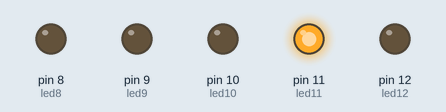
Recording of a sketch running on a simulated Arduino Uno, built with avr-gcc and run on an emulated ATmega328P. Shown: output pins drawn as LEDs (lit = HIGH).

Above: at 0.2 s.
At 1.7 s:
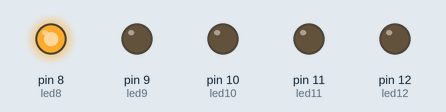
At 3.45 s:
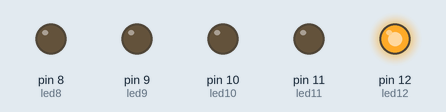
At 6.6 s:
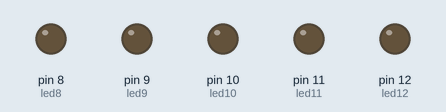
Timing chart, 0 to 8.6 s (numbered marks = the images above):
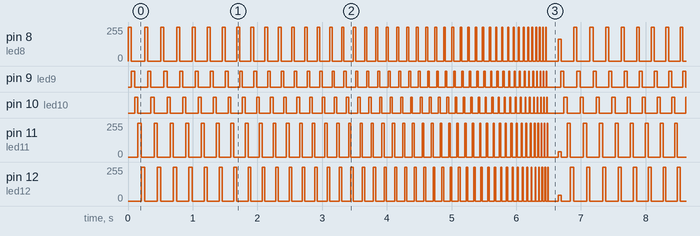

The sketch:

63010870_interrupt03.ino
```cpp
int led8 = 8;
int led9 =9;
int led10 =10;
int led11 =11;
int led12 =12;

void setup() {
pinMode(led8, OUTPUT);
pinMode(led9, OUTPUT);
pinMode(led10, OUTPUT);
pinMode(led11, OUTPUT);
pinMode(led12, OUTPUT);

}

void loop() {
  for (int i=51; i>0; i--)
{
digitalWrite(led8, HIGH);
delay(i);
digitalWrite(led8, LOW);
digitalWrite(led9, HIGH);
delay(i);
digitalWrite(led9, LOW);
digitalWrite(led10, HIGH);
delay(i);
digitalWrite(led10, LOW);
digitalWrite(led11, HIGH);
delay(i);
digitalWrite(led11, LOW);
digitalWrite(led12, HIGH);
delay(i);
digitalWrite(led12, LOW);
}

}
```

Measured:
- by itself, pin 8 (led8), pin 11 (led11), pin 12 (led12): moves between 0/255 and 255/255, repeating every 6.6 s
- by itself, pin 9 (led9): moves between LOW and HIGH, repeating every 6.5 s
- by itself, pin 10 (led10): moves between LOW and HIGH, repeating every 6.6 s
